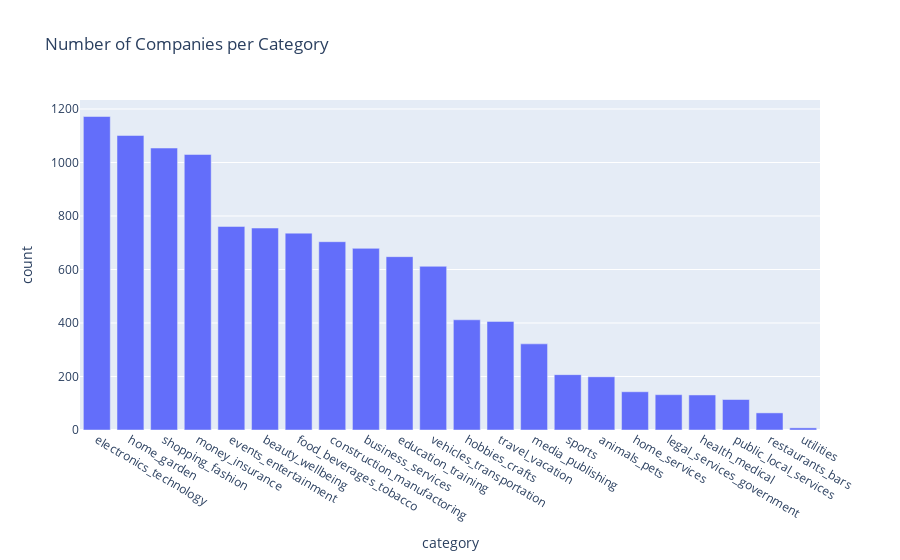

Write notebook code for a chart like this one.
### Code cell
fig = px.bar(category_count, x="category", y="count", title="Number of Companies per Category")
fig.show()

### Figure 1 — Plotly figure (JSON) as saved in the notebook; plotly's stock layout.template omitted (floating-point values rounded to 4 significant figures)
{"data": [{"alignmentgroup": "True", "hovertemplate": "category=%{x}<br>count=%{y}<extra></extra>", "legendgroup": "", "marker": {"color": "#636efa", "pattern": {"shape": ""}}, "name": "", "offsetgroup": "", "orientation": "v", "showlegend": false, "textposition": "auto", "type": "bar", "x": ["electronics_technology", "home_garden", "shopping_fashion", "money_insurance", "events_entertainment", "beauty_wellbeing", "food_beverages_tobacco", "construction_manufactoring", "business_services", "education_training", "vehicles_transportation", "hobbies_crafts", "travel_vacation", "media_publishing", "sports", "animals_pets", "home_services", "legal_services_government", "health_medical", "public_local_services", "restaurants_bars", "utilities"], "xaxis": "x", "y": [1172, 1101, 1054, 1030, 761, 755, 736, 704, 679, 648, 612, 412, 406, 322, 207, 199, 143, 132, 131, 114, 64, 8], "yaxis": "y"}], "layout": {"barmode": "relative", "legend": {"tracegroupgap": 0}, "title": {"text": "Number of Companies per Category"}, "xaxis": {"anchor": "y", "domain": [0, 1], "title": {"text": "category"}}, "yaxis": {"anchor": "x", "domain": [0, 1], "title": {"text": "count"}}}}
